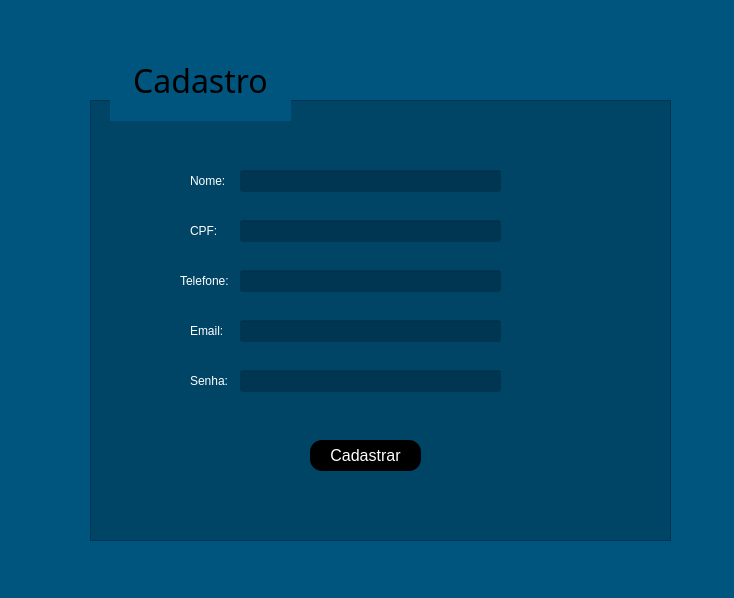
<?xml version="1.0" encoding="UTF-8"?>
<ui version="4.0">
 <class>Form</class>
 <widget class="QWidget" name="Form">
  <property name="geometry">
   <rect>
    <x>0</x>
    <y>0</y>
    <width>734</width>
    <height>598</height>
   </rect>
  </property>
  <property name="windowTitle">
   <string>Form</string>
  </property>
  <property name="styleSheet">
   <string notr="true">background-color: rgb(0, 85, 127);</string>
  </property>
  <widget class="QFrame" name="frame">
   <property name="geometry">
    <rect>
     <x>90</x>
     <y>100</y>
     <width>581</width>
     <height>441</height>
    </rect>
   </property>
   <property name="styleSheet">
    <string notr="true">background-color:rgba(0,0,0,0.2);</string>
   </property>
   <property name="frameShape">
    <enum>QFrame::StyledPanel</enum>
   </property>
   <property name="frameShadow">
    <enum>QFrame::Raised</enum>
   </property>
   <widget class="QLineEdit" name="lineEdit_2">
    <property name="geometry">
     <rect>
      <x>150</x>
      <y>220</y>
      <width>261</width>
      <height>22</height>
     </rect>
    </property>
   </widget>
   <widget class="QLineEdit" name="lineEdit_3">
    <property name="geometry">
     <rect>
      <x>150</x>
      <y>120</y>
      <width>261</width>
      <height>22</height>
     </rect>
    </property>
   </widget>
   <widget class="QLineEdit" name="lineEdit_4">
    <property name="geometry">
     <rect>
      <x>150</x>
      <y>70</y>
      <width>261</width>
      <height>22</height>
     </rect>
    </property>
   </widget>
   <widget class="QLineEdit" name="lineEdit_5">
    <property name="geometry">
     <rect>
      <x>150</x>
      <y>270</y>
      <width>261</width>
      <height>22</height>
     </rect>
    </property>
   </widget>
   <widget class="QLabel" name="label">
    <property name="geometry">
     <rect>
      <x>100</x>
      <y>70</y>
      <width>49</width>
      <height>21</height>
     </rect>
    </property>
    <property name="styleSheet">
     <string notr="true">.QLabel{
	background:none;
	color:white;
}</string>
    </property>
    <property name="text">
     <string>Nome:</string>
    </property>
   </widget>
   <widget class="QLabel" name="label_2">
    <property name="geometry">
     <rect>
      <x>100</x>
      <y>120</y>
      <width>49</width>
      <height>21</height>
     </rect>
    </property>
    <property name="styleSheet">
     <string notr="true">.QLabel{
	background:none;
	color:white;
}</string>
    </property>
    <property name="text">
     <string>CPF:</string>
    </property>
   </widget>
   <widget class="QLabel" name="label_3">
    <property name="geometry">
     <rect>
      <x>90</x>
      <y>170</y>
      <width>49</width>
      <height>21</height>
     </rect>
    </property>
    <property name="styleSheet">
     <string notr="true">.QLabel{
	background:none;
	color:white;
}</string>
    </property>
    <property name="text">
     <string>Telefone:</string>
    </property>
   </widget>
   <widget class="QLabel" name="label_4">
    <property name="geometry">
     <rect>
      <x>100</x>
      <y>220</y>
      <width>49</width>
      <height>21</height>
     </rect>
    </property>
    <property name="styleSheet">
     <string notr="true">.QLabel{
	background:none;
	color:white;
}</string>
    </property>
    <property name="text">
     <string>Email:</string>
    </property>
   </widget>
   <widget class="QLabel" name="label_5">
    <property name="geometry">
     <rect>
      <x>100</x>
      <y>270</y>
      <width>49</width>
      <height>21</height>
     </rect>
    </property>
    <property name="styleSheet">
     <string notr="true">.QLabel{
	background:none;
	color:white;
}</string>
    </property>
    <property name="text">
     <string>Senha:</string>
    </property>
   </widget>
   <widget class="QLineEdit" name="lineEdit">
    <property name="geometry">
     <rect>
      <x>150</x>
      <y>170</y>
      <width>261</width>
      <height>22</height>
     </rect>
    </property>
    <property name="styleSheet">
     <string notr="true">QLineEdit{
color:rgb(255, 255, 255)
}</string>
    </property>
   </widget>
   <widget class="QPushButton" name="btn_cadastrar_2">
    <property name="geometry">
     <rect>
      <x>220</x>
      <y>340</y>
      <width>111</width>
      <height>31</height>
     </rect>
    </property>
    <property name="font">
     <font>
      <pointsize>12</pointsize>
     </font>
    </property>
    <property name="cursor">
     <cursorShape>PointingHandCursor</cursorShape>
    </property>
    <property name="styleSheet">
     <string notr="true">QPushButton {
	background-color:rgb(0,0,0);
	color:rgb(255,255,255);
	border-radius:12px;

}
QPushButton:hover{
	background-color:rgb(255,255,255);
	color:rgb(0,0,0);
}
</string>
    </property>
    <property name="text">
     <string>Cadastrar</string>
    </property>
   </widget>
  </widget>
  <widget class="QLabel" name="label_6">
   <property name="geometry">
    <rect>
     <x>110</x>
     <y>40</y>
     <width>181</width>
     <height>81</height>
    </rect>
   </property>
   <property name="font">
    <font>
     <family>MS PGothic</family>
     <pointsize>24</pointsize>
     <weight>50</weight>
     <bold>false</bold>
    </font>
   </property>
   <property name="layoutDirection">
    <enum>Qt::LeftToRight</enum>
   </property>
   <property name="text">
    <string>Cadastro</string>
   </property>
   <property name="textFormat">
    <enum>Qt::AutoText</enum>
   </property>
   <property name="alignment">
    <set>Qt::AlignCenter</set>
   </property>
  </widget>
 </widget>
 <resources/>
 <connections/>
</ui>
